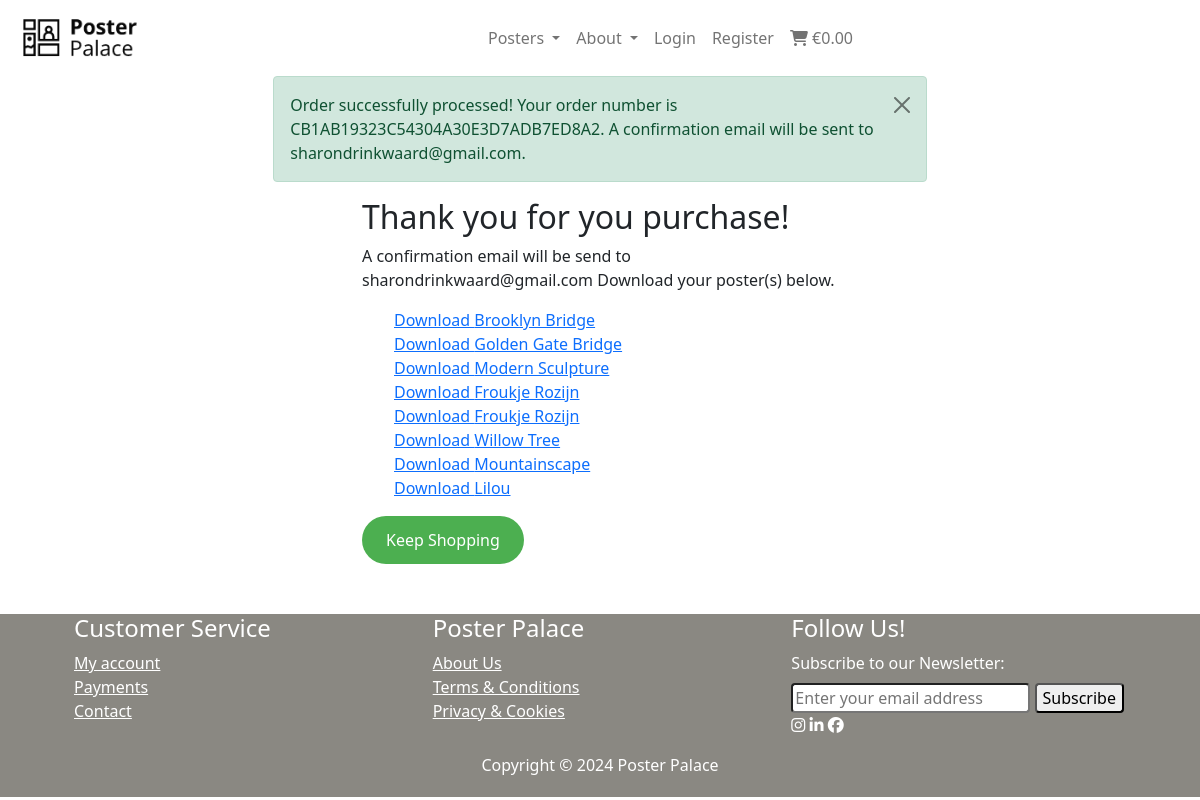
Page /checkout/checkout_success/CB1AB19323C54304A30E3D7ADB7ED8A2 on the committed database.
### checkout/models.py (models this page shows, shortened)
class Order(models.Model):
    order_number = models.CharField(max_length=32, null=False, editable=False)
    user_profile = models.ForeignKey(UserProfile, on_delete=models.SET_NULL, null=True, blank=True, related_name='orders')
    first_name = models.CharField(max_length=50, null=False, blank=False)
    last_name = models.CharField(max_length=50, null=False, blank=False)
    email = models.EmailField(max_length=254, null=False, blank=False)
    phone_number = models.CharField(max_length=20, null=False, blank=False)
    date = models.DateTimeField(auto_now_add=True)
    order_total = models.DecimalField(max_digits=10, decimal_places=2, null=False, default=0)
    stripe_pid = models.CharField(max_length=260, null=False, blank=False, default='')
    original_cart = models.TextField(null=False, blank=False, default='')

class OrderLineItem(models.Model):
    order = models.ForeignKey(Order, null=False, blank=False, on_delete=models.CASCADE, related_name='lineitems')
    poster = models.ForeignKey(Poster, null=False, blank=False, on_delete=models.CASCADE)
    poster_color = models.CharField(max_length=25, null=True, blank=True)
    quantity = models.IntegerField(null=False, blank=False, default=0)
    lineitem_total = models.DecimalField(max_digits=6, decimal_places=2, null=False, blank=False, editable=False)

### posters/models.py (models this page shows, shortened)
class Poster(models.Model):
    category = models.ForeignKey('Category', null=True, blank=True, on_delete=models.SET_NULL)
    sku = models.CharField(max_length=254, null=True, blank=True)
    name = models.CharField(max_length=254)
    description = models.TextField()
    has_color = models.BooleanField(default=False, blank=True, null=True)
    color_option = models.CharField(max_length=15, blank=True, default='Color', choices=COLOR_CHOICES)
    has_sizes = models.BooleanField(default=False, blank=True, null=True)
    size_option = models.CharField(max_length=80, choices=SIZE_CHOICES, default='S')
    price = models.DecimalField(max_digits=6, decimal_places=2)
    rating = models.DecimalField(max_digits=6, decimal_places=2, null=True, blank=True)
    image_url = models.URLField(max_length=1024, null=True, blank=True)
    image = models.ImageField(null=True, blank=True)
    quantity = models.IntegerField(blank=False, default=1)

### checkout/views.py (the view, shortened to what this page needs)
# urls.py: path('checkout_success/<order_number>', views.checkout_success, name='checkout_success'),
def checkout_success(request, order_number):
    save_info = request.session.get('save_info')
    order = get_object_or_404(Order, order_number=order_number)
    messages.success(request, f'Order successfully processed! \
        Your order number is {order_number}. A confirmation \
        email will be sent to {order.email}.')
    if 'cart' in request.session:
        del request.session['cart']
    lineitems = order.lineitems.all()
    template = 'checkout/checkout_success.html'
    context = {
        'order': order,
        'lineitems': lineitems,  # Pass the lineitems (posters) to the template
    }
    return render(request, template, context)

### homepage/forms.py
class NewsletterForm(forms.Form):
    email = forms.EmailField(label="Your Email", max_length=100)

### cart/contexts.py (called while the page is built, shortened)
def shopping_content(request):
    shopping_items = []
    total = 0
    poster_count = 0
    cart = request.session.get('cart', {})
    context = {
        'shopping_items': shopping_items,
        'total': total,
        'poster_count': poster_count,
    }
    return context

### homepage/context_processors.py (called while the page is built)
def newsletter_form(request):
    return {'newsletter_form': NewsletterForm()}

### checkout/templates/checkout/checkout_success.html (shortened to what this page needs)
{% extends "base.html" %}
{% load static %}
{% block content %}
<div class="">
    <div class="row">
        <div class="maxwidth">
            <h2>Thank you for you purchase!</h2>
            <p>
                A confirmation email will be send to {{ order.email }}
                Download your poster(s) below.
            </p>
        </div>
    </div>
    <div class="row">
        <div class="maxwidth">
            <ul>
                {% for lineitem in lineitems %}
                    <li class="list-unstyled">
                        <a href="{{ lineitem.poster.image.url }}" download>
                            Download {{ lineitem.poster.name }}
                        </a>
                    </li>
                {% endfor %}
            </ul>
        </div>
    </div>
    <div class="row">
        <div class="maxwidth">
            <a id="link-btn" class="" href="{% url 'posters' %}">Keep Shopping</a>
        </div>
    </div>
</div>
{% endblock %}

### static/css/base.css (style rules this page uses)
* { margin: auto; }
.maxwidth { max-width: 500px; }
#link-btn { background-color: #4CAF50 !important; color: #ffffff; border: none; border-radius: 26px; padding: 12px 24px; text-align: center; text-decoration: none; display: inline-block; font-size: 16px; cursor: pointer; }
.row { margin-right: 50px; margin-left: 50px; }

### rows in the picture
Order: email "sharondrinkwaard@gmail.com"
OrderLineItem: poster.name "Brooklyn Bridge"
OrderLineItem: poster.name "Golden Gate Bridge"
OrderLineItem: poster.name "Modern Sculpture"
OrderLineItem: poster.name "Froukje Rozijn"
OrderLineItem: poster.name "Froukje Rozijn"
OrderLineItem: poster.name "Willow Tree"
OrderLineItem: poster.name "Mountainscape"
OrderLineItem: poster.name "Lilou"

### other values in the picture
{{ message | safe }} "Order successfully processed! Your order number is CB1AB19323C54304A30E3D7ADB7ED8A2. A confirmation email will be sent to sharondrinkwaard@gmail.com."
